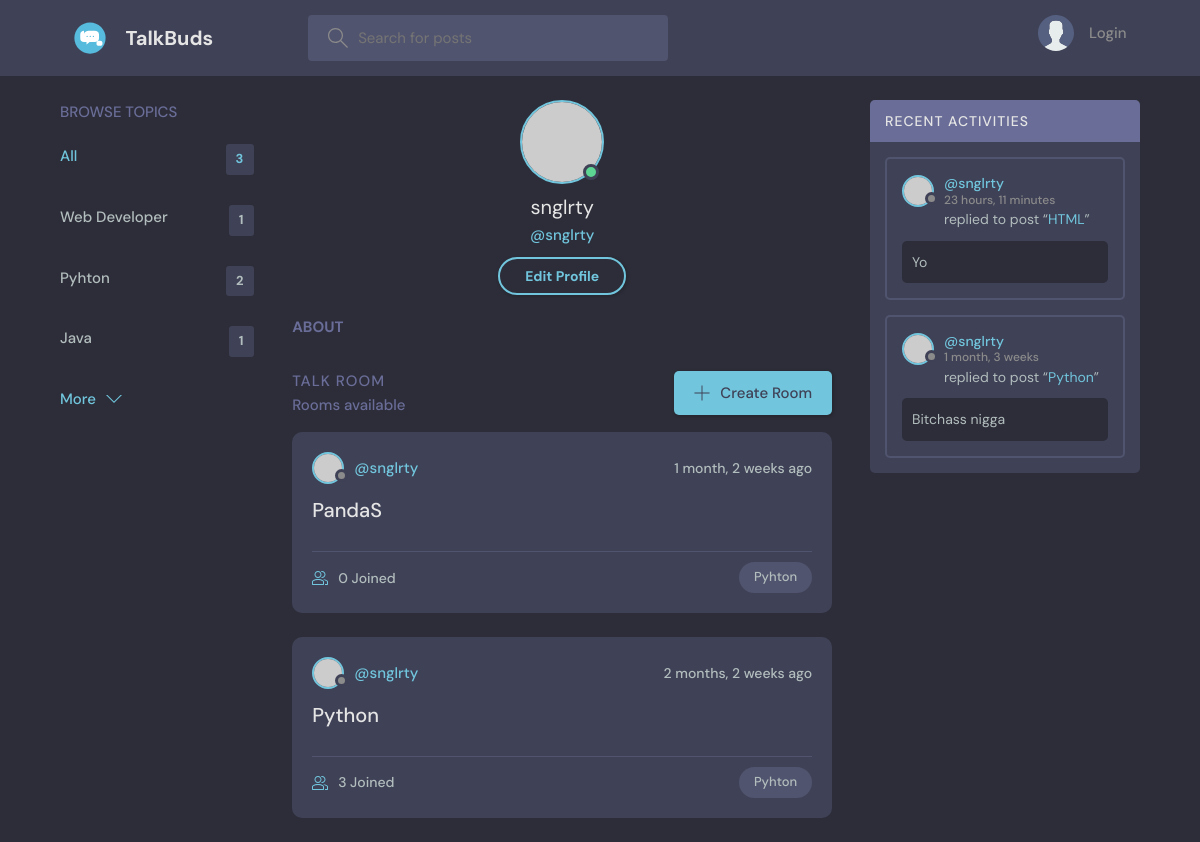
Page /profile/1/ on the committed database.
### base/models.py (models this page shows, shortened)
class Topic(models.Model):
    name = models.CharField(max_length=200)

class Room(models.Model):
    host = models.ForeignKey(User, on_delete= models.SET_NULL, null= True)
    topic = models.ForeignKey(Topic, on_delete= models.SET_NULL, null= True)
    name = models.CharField(max_length=200)
    description = models.TextField(null=True, blank=True)
    participants = models.ManyToManyField(User,related_name='particpants',blank='True')
    updated = models.DateTimeField(auto_now= True)
    created = models.DateTimeField(auto_now_add= True)
    class Meta:
        ordering = ['-updated','-created']
    def __str__(self):
        return self.name

class message(models.Model):
    user = models.ForeignKey(User,on_delete=models.CASCADE)
    room = models.ForeignKey(Room, on_delete=models.CASCADE)
    body = models.TextField()
    updated = models.DateTimeField(auto_now= True)
    created = models.DateTimeField(auto_now_add= True)
    class Meta:
        ordering = ['-updated','-created']

### base/views.py (the view)
# urls.py: path('profile/<str:pk>/',profile,name="profile"),
def profile(request,pk):
    user = User.objects.get(id=pk)
    rooms = user.room_set.all()
    chats = user.message_set.all().order_by('-created')
    topics = Topic.objects.all()
    context = {'user':user,'rooms':rooms,'chats':chats,'topics':topics}
    return render(request,'base/profile.html',context)

### base/templates/base/profile.html (shortened to what this page needs)
{%extends 'main.html'%}
{% block content %}
  <main class="profile-page layout layout--3">
    <div class="container">
      {% include 'base/topics_component.html' %}
      <div class="roomList">
        <div class="profile">
            <div class="profile__avatar">
              <div class="avatar avatar--large active">
                <img src="https://randomuser.me/api/portraits/men/11.jpg" />
              </div>
            </div>
            <div class="profile__info">
              <h3>{{user.username}}</h3>
              <p>@{{user.username}}</p>
              <a href="edit-user.html" class="btn btn--main btn--pill">Edit Profile</a>
            </div>
            <div class="profile__about">
              <h3>About</h3>
            </div>
        </div>
        <div class="roomList__header">
            <div>
              <h2>Talk Room</h2>
              <p>{{room_count}} Rooms available</p>
            </div>
            <a class="btn btn--main" href="{%url 'create-room'%}">
              <svg version="1.1" xmlns="http://www.w3.org/2000/svg" width="32" height="32" viewBox="0 0 32 32">
                <title>add</title>
                <path
                  d="M16.943 0.943h-1.885v14.115h-14.115v1.885h14.115v14.115h1.885v-14.115h14.115v-1.885h-14.115v-14.115z"
                ></path>
              </svg>
              Create Room
            </a>
        </div>
        {% include 'base/feed_component.html' %}
    </div>
      {%include 'base/activity_component.html'%}
    </div>
  </main>
</body>
{% endblock content %}

### base/templates/base/topics_component.html
<div class="topics">
    <div class="topics__header">
      <h2>Browse Topics</h2>
    </div>
    <ul class="topics__list">
      <li>
        <a href="{% url 'home' %}" class="active">All <span>{{topics.count}}</span></a>
      </li>
      {% for topic in topics %}
      <li>
        <a href="{% url 'home' %}?q={{topic.name}}">{{topic.name}}<span>{{topic.room_set.all.count}}</span></a>
      </li>
      {% endfor   %}
    </ul>
    <a class="btn btn--link" href="{% url 'topics'%}">
      More
      <svg version="1.1" xmlns="http://www.w3.org/2000/svg" width="32" height="32" viewBox="0 0 32 32">
        <title>chevron-down</title>
        <path d="M16 21l-13-13h-3l16 16 16-16h-3l-13 13z"></path>
      </svg>
    </a>
  </div>

### base/templates/base/feed_component.html (shortened to what this page needs)
{% for room in rooms %}
    <div class="roomListRoom">
      <div class="roomListRoom__header">
        <a href="{% url 'profile' room.host.id %}" class="roomListRoom__author">
          <div class="avatar avatar--small">
            <img src="https://randomuser.me/api/portraits/women/11.jpg" />
          </div>
          <span>@{{ room.host.username }}</span>
        </a>
        <div class="roomListRoom__actions">
          <span>{{room.created|timesince}} ago</span>
        </div>
      </div>
      <div class="roomListRoom__content">
        <a href="{% url 'room' room.id%}">{{room.name}}</a>
      </div>
      <div class="roomListRoom__meta">
        <a href="{% url 'room' room.id%}" class="roomListRoom__joined">
          {{room.participants.all.count}} Joined
        </a>
        <p class="roomListRoom__topic">{{ room.topic.name }}</p>
      </div>
    </div>
{%endfor%}

### base/templates/base/activity_component.html
<div class="activities">
    <div class="activities__header">
      <h2>Recent Activities</h2>
    </div>
    {% for chat in chats %}
    <div class="activities__box">
      <div class="activities__boxHeader roomListRoom__header">
        <a href="{% url 'profile' chat.user.id %}" class="roomListRoom__author">
          <div class="avatar avatar--small">
            <img src="https://randomuser.me/api/portraits/women/11.jpg" />
          </div>
          <p>
            @{{chat.user}}
            <span>{{chat.created|timesince}}</span>
          </p>
        </a>
      </div>
      <div class="activities__boxContent">
        <p>replied to post “<a href="{% url 'room' chat.room.id %}">{{chat.room}}</a>”</p>
        <div class="activities__boxRoomContent">
            {{chat.body}}
        </div>
      </div>
    </div>
    {% endfor %}
  </div>

### rows in the picture
Topic: name "Web Developer", room_set.all.count "1"
Topic: name "Pyhton", room_set.all.count "2"
Topic: name "Java", room_set.all.count "1"
Room: host.username "snglrty", created "1 month, 2 weeks", name "PandaS", participants.all.count "0", topic.name "Pyhton"
Room: host.username "snglrty", created "2 months, 2 weeks", name "Python", participants.all.count "3", topic.name "Pyhton"
message: user "snglrty", created "23 hours, 11 minutes", room "HTML", body "Yo"
message: user "snglrty", created "1 month, 3 weeks", room "Python", body "Bitchass nigga"

### other values in the picture
{{ topics.count }} "3"
{{ user.username }} "snglrty"
